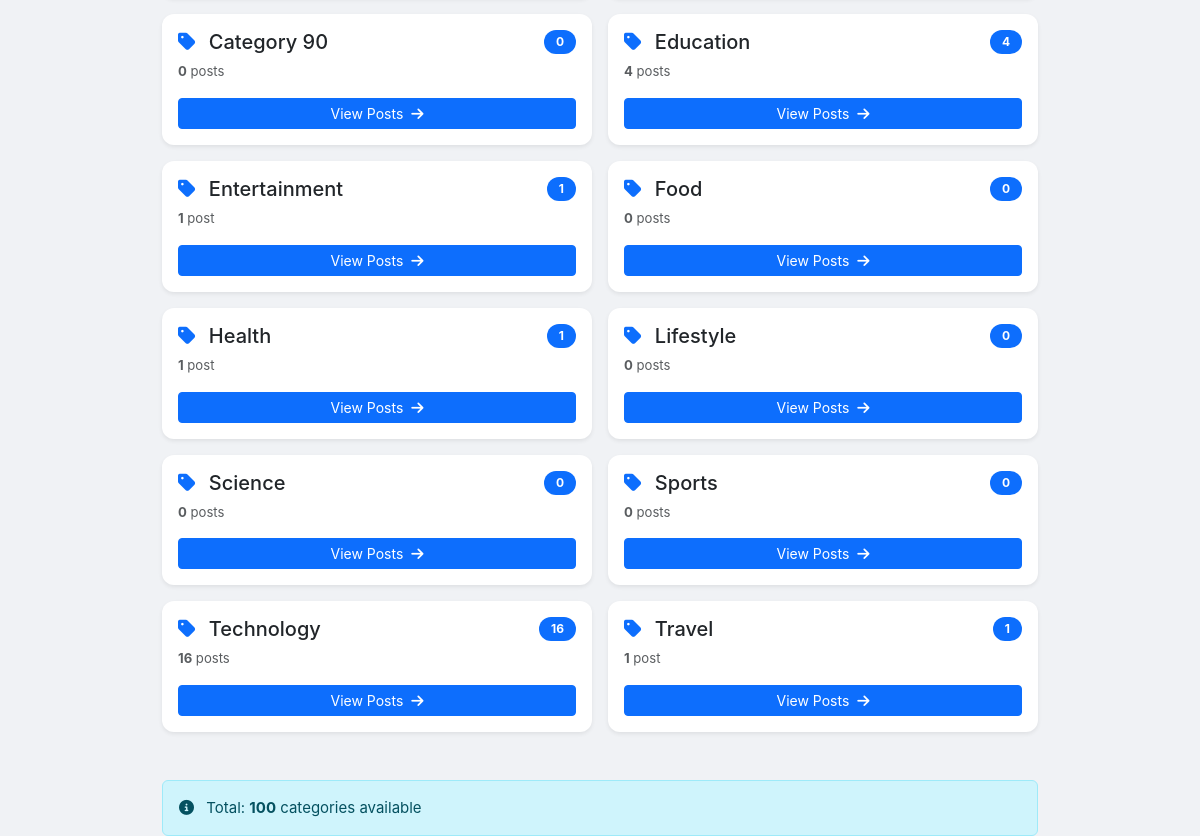
The page /categories/ (signed in, lower part) on the database as committed earlier.
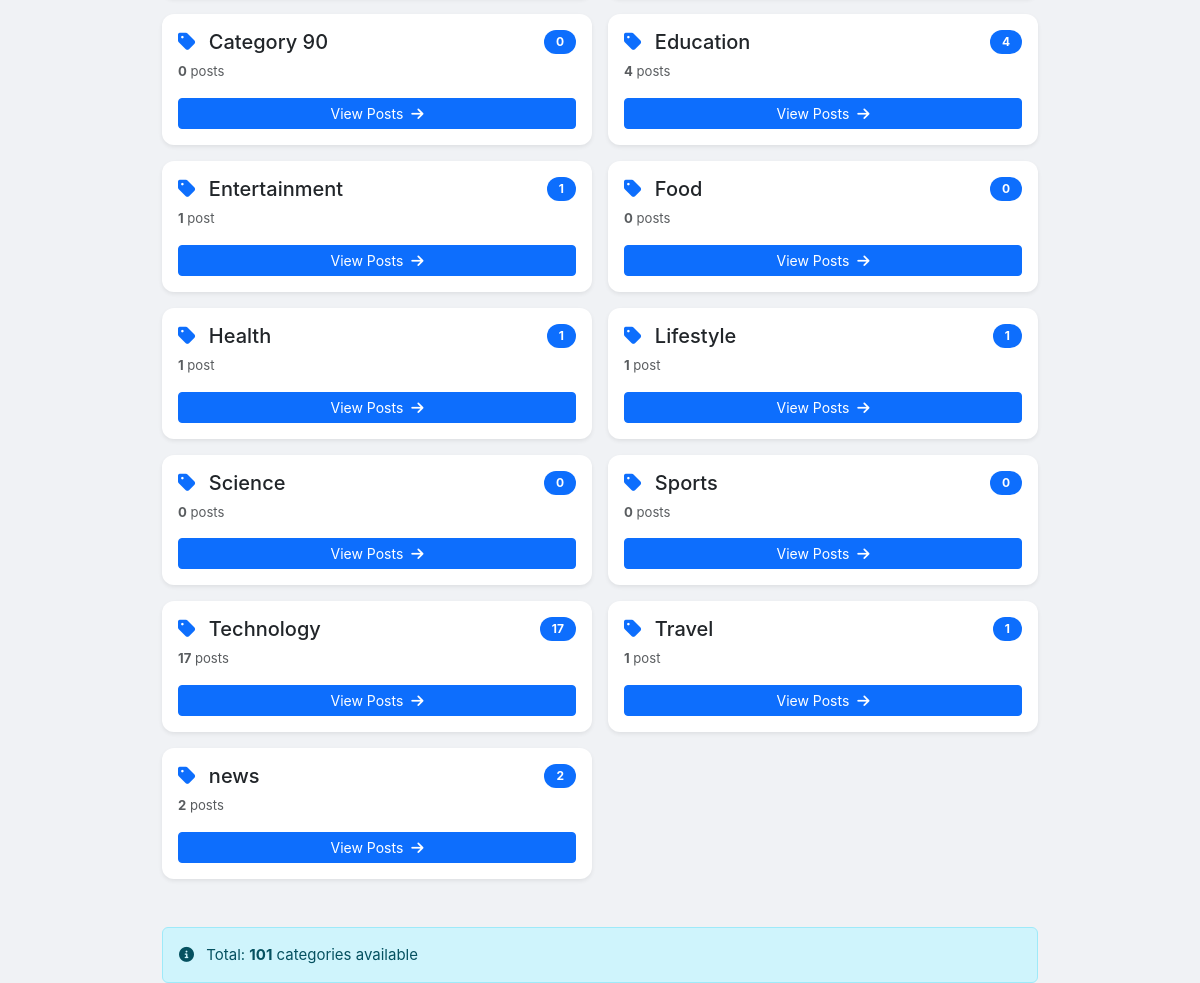
The same page on the database as committed later.
### blog/models.py (models this page shows, shortened)
class Category(models.Model):
    name = models.CharField(max_length=200)
    posts = models.ManyToManyField(Post, related_name="categories", blank=True)

### blog/views.py (the view)
# urls.py: path("categories/", category_list_view, name="category_list"),
@login_required
def category_list_view(request):
    categories = Category.objects.order_by("name")
    return render(request, "category/category_list.html", {"categories": categories})

### blog/context_processors.py (called while the page is built)
def notifications_badge(request):
    if request.user.is_authenticated:
        cache_key = f"unread_notifications_{request.user.id}"
        unread_count = cache.get(cache_key)
        if unread_count is None:
            unread_count = Notification.objects.filter(
                user=request.user, is_read=False
            ).count()
            cache.set(cache_key, unread_count, 30)
    else:
        unread_count = 0
    return {"unread_notifications_count": unread_count}

def navbar_context(request):
    cache_key = "all_categories_navbar"
    all_categories = cache.get(cache_key)
    if all_categories is None:
        all_categories = list(Category.objects.all().order_by("name"))
        cache.set(cache_key, all_categories, 3600)
    selected_category_ids = []
    if request.GET:
        selected_category_ids = [
            int(id) for id in request.GET.getlist("categories") if id and id != "all"
        ]
    return {
        "all_categories": all_categories,
        "selected_category_ids": selected_category_ids,
    }

### templates/category/category_list.html (shortened to what this page needs)
{% extends "base.html" %}
{% block content %}
<div class="container" style="max-width: 900px; margin-top: 30px;">
    {% if categories %}
        <div class="row g-3">
            {% for category in categories %}
                <div class="col-md-6">
                    <div class="card h-100 shadow-sm border-0 transition-all" style="cursor: pointer; transition: all 0.3s ease;">
                        <div class="card-body">
                            <div class="d-flex align-items-start justify-content-between">
                                <div class="flex-grow-1">
                                    <h5 class="card-title mb-2">
                                        <i class="fas fa-tag text-primary me-2"></i>
                                        {{ category.name }}
                                    </h5>
                                    <p class="text-muted small mb-3">
                                        <strong>{{ category.posts.all|length }}</strong>
                                        post{% if category.posts.all|length != 1 %}s{% endif %}
                                    </p>
                                </div>
                                <span class="badge bg-primary rounded-pill">
                                    {{ category.posts.all|length }}
                                </span>
                            </div>
                            <div class="d-grid gap-2">
                                <a href="{% url 'blog:home' %}?categories={{ category.id }}"
                                   class="btn btn-sm btn-primary">
                                    View Posts
                                    <i class="fas fa-arrow-right ms-1"></i>
                                </a>
                            </div>
                        </div>
                    </div>
                </div>
            {% endfor %}
        </div>
        <div class="alert alert-info mt-5 mb-0" role="alert">
            <i class="fas fa-info-circle me-2"></i>
            Total: <strong>{{ categories|length }}</strong> categories available
        </div>
    {% endif %}
</div>
{% endblock %}

Rows that differ between the two databases and show on the page:
shown differently, row unchanged: Category "Lifestyle": posts.all|length "0" → "1"; no longer shows "s"
computed for Category "Technology": posts.all|length "16" → "17"
added Category: name "news", posts.all|length "2"
Other text that changed with them:
{{ categories|length }}: "100" → "101"
